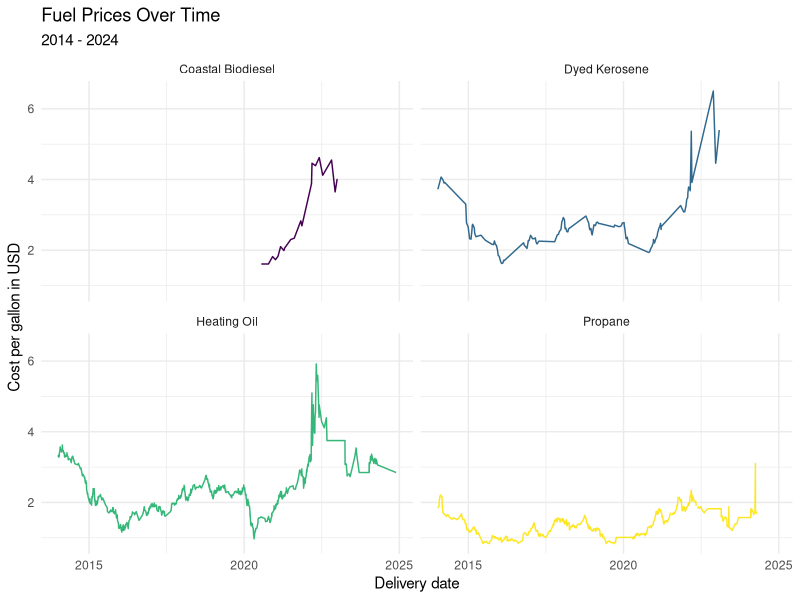
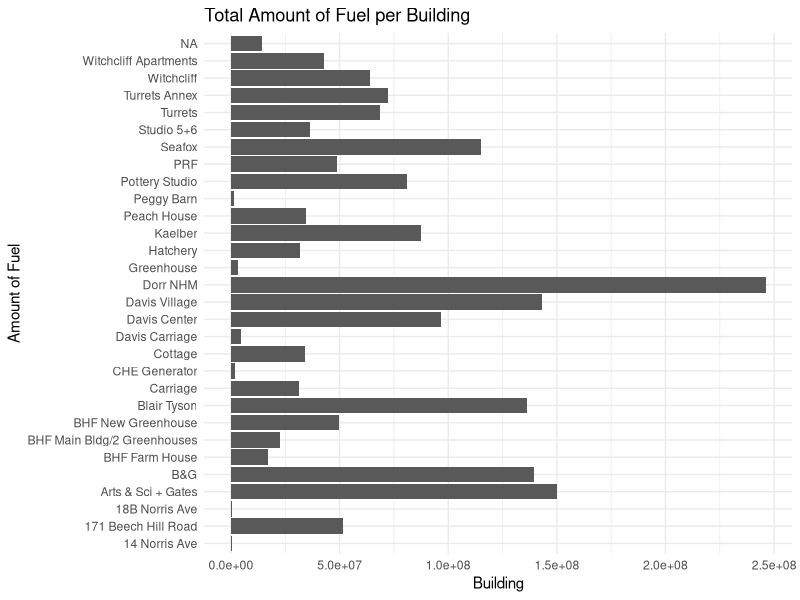
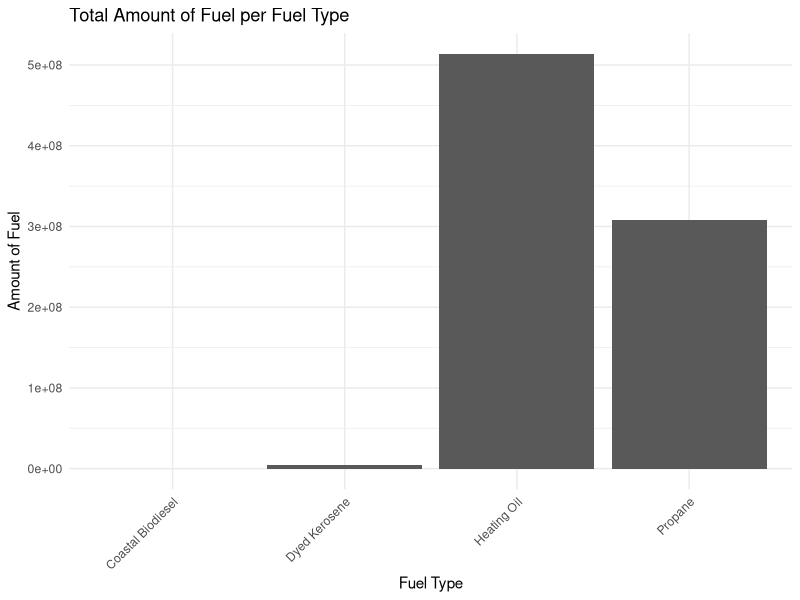
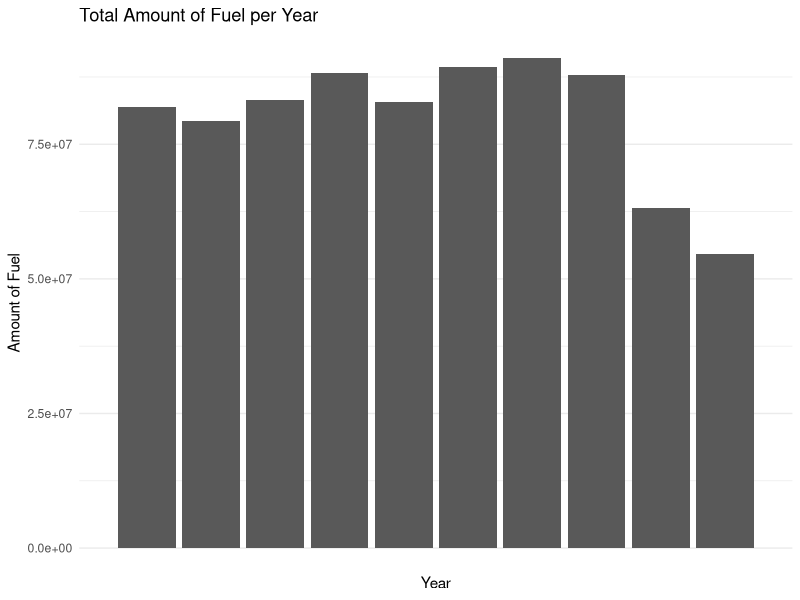
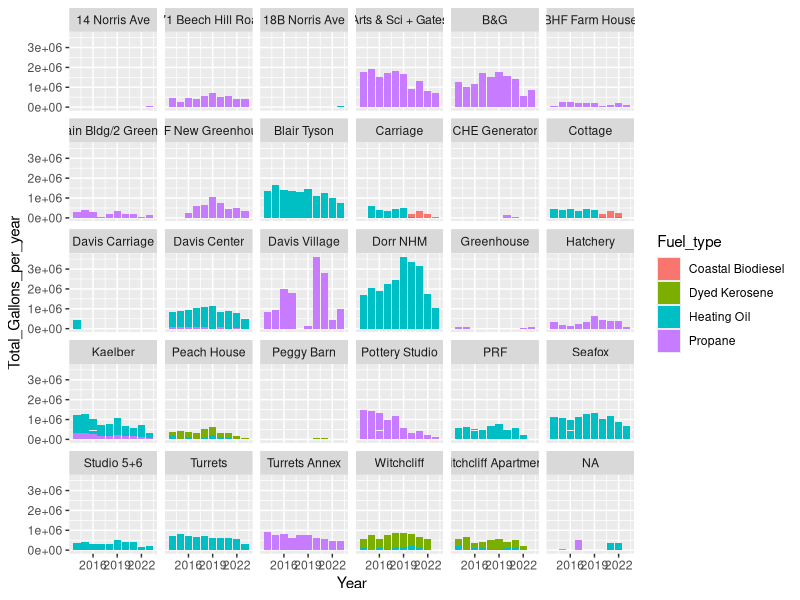
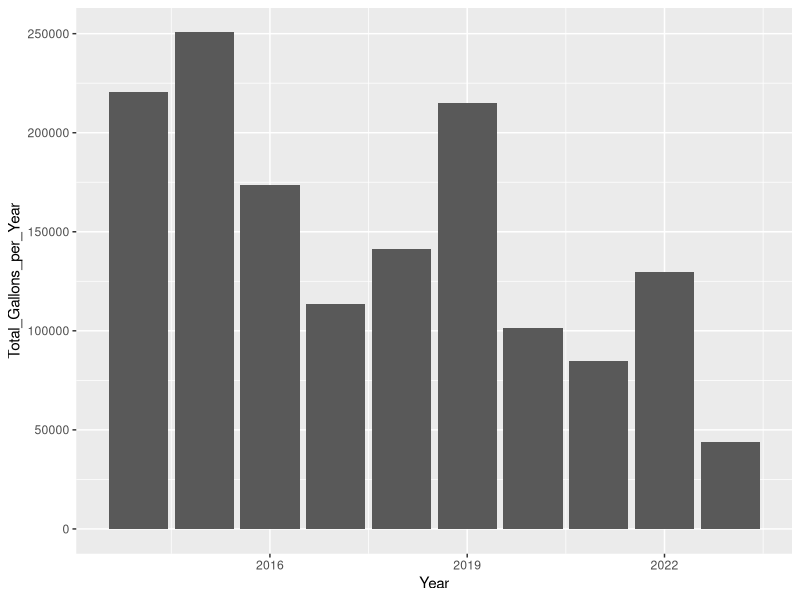
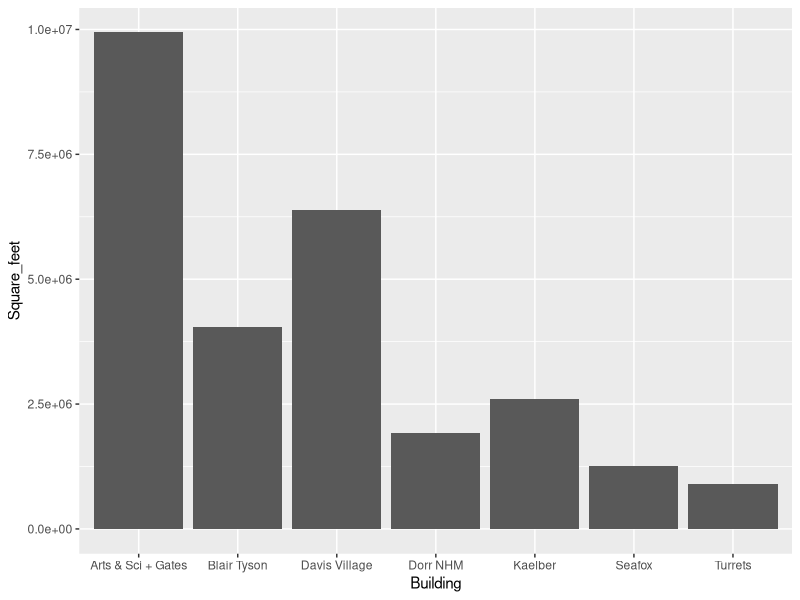
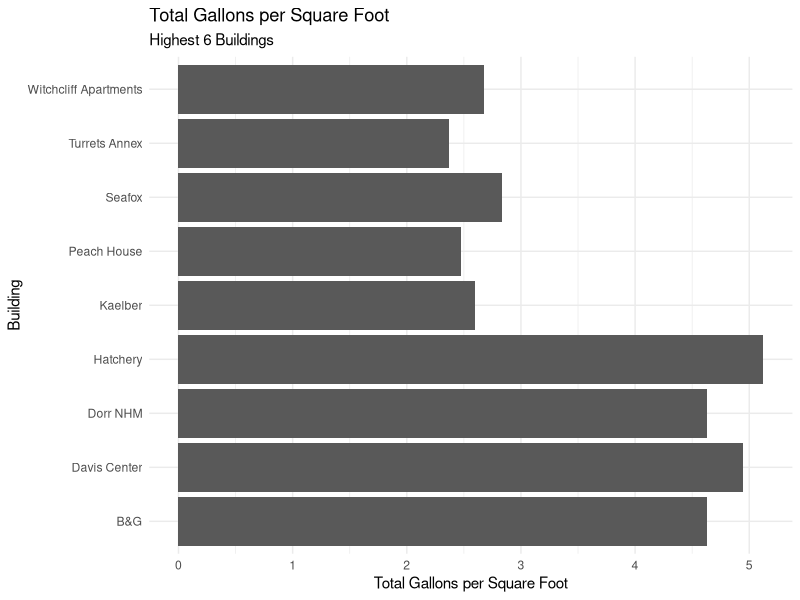

The R source for these figures, in order:
## ---- chunk 1
library(tidyverse)
library(broom)
library(readr)
library(lubridate)
library(stringr)
library(dplyr)
## ---- chunk 2
fuels <- read_csv("../data/Dead-River.csv",
                  col_names = c("X1", "X2", 
                                "Delivery_date", "Fuel_type",
                                "Tank_number", "Building",
                                "Gallons", "Unit_cost",
                                "Cost"))
## ---- chunk 3
area <- read_csv("../data/BuildingArea.csv",
                 col_names = c("Building", "Square_feet"))
## ---- chunk 4
fuels <- fuels |>
left_join(area)
## ---- chunk 5
fuels <- fuels |>
select(Delivery_date, Fuel_type, Tank_number, Building, Gallons, Unit_cost, Cost, Square_feet) |>
  filter(Delivery_date != "Delivery Date") |> 
  mutate(Delivery_date = mdy(Delivery_date))
 
## ---- chunk 6
fuels <- fuels |>  
  mutate(Tank_number = case_when(
   Tank_number == "Tank 8" ~ "8",
   Tank_number == "Tank 3" ~ "3",
   Tank_number == "Tank 24" ~ "24",
   Tank_number == "Tank 17" ~ "17",
   TRUE ~ Tank_number
  ),
  Tank_number = as.integer(Tank_number))
## ---- chunk 7
fuels <- fuels |>
  mutate(Cost = case_when(
    Cost == "610.12 cr" ~ "-610.12", # the cr denotes a credit/refund, so here it is changed to a negative numeric value
    TRUE ~ Cost
  ),
  Cost = as.numeric(Cost))
## ---- chunk 8
fuels <- fuels |>  
  mutate(Fuel_type = case_when(
    Fuel_type == "#2 HEATING OIL" ~ "Heating Oil",
    Fuel_type == "#2 Heating Oil" ~ "Heating Oil",
    Fuel_type == "SLPP #2 FUEL OIL" ~ "Heating Oil",
    Fuel_type == "SLP LIQ PROPANE" ~ "Propane",
    Fuel_type == "LIQUID PROPANE" ~ "Propane",
    Fuel_type == "DYED KEROSENE" ~ "Dyed Kerosene",
  TRUE ~ Fuel_type
  ))
## ---- chunk 9
fuels <- fuels |>
  mutate(Gallons = as.numeric(Gallons)) |>
  mutate(Unit_cost = as.numeric(Unit_cost))
## ---- chunk 10
fuels <- fuels |>
  mutate(Year = substr(Delivery_date, 1, 4)) |>
  mutate(Month = substr(Delivery_date, 6, 7)) |>
  mutate(Year = as.numeric(Year)) |>
  mutate(Month = as.numeric(Month))
## ---- chunk 11
fuels <- fuels |>
  mutate(Square_feet = case_when(
    Building == "Turrets" ~ "8400",
    Building == "Turrets Annex" ~ "4200",
    TRUE ~ Square_feet
  )) |>
  mutate(Square_feet = as.numeric(Square_feet))
## ---- chunk 12

# make one big function

# main_total_fuels <- data.frame(
#  Building = unique(fuels$Building),
#  Total_Gallons = unique(fuels$Total_Gallons_per_Building)
# )

# main_total_fuels |>
#   filter(Building == c("Witchcliff Apartments", "Witchcliff","Studio 5+6","PRF",
#                        "Pottery Studio","Peggy Barn", "Peach House", "Hatchery", "Greenhouse", 
#                        "Davis Carriage", "Cottage", "CHE Generator", "Carriage", 
#                        "BHF New Greenhouse", "BHF Main Bldg/2 Greenhouse", "BHF Farm House", 
#                        "18B Norris Ave", "171 Beech Hill Road", "14 Norris Ave")) |>
#   (Other_Gallons <- sum(Total_Gallons))

# with(main_total_fuels, sum(Total_Gallons[Total_Gallons < 9952.2]))

# main_total_fuels <- main_total_fuels |>
#  add_row(Building = "Other", 
#          Total_Gallons = with(main_total_fuels, sum(Total_Gallons[Total_Gallons < #9952.2])))

#main_total_fuels <- main_total_fuels |>
#  filter(Total_Gallons >= 9952.2 | Building == "Other")


## ---- chunk 13
p1 <- starwars |>
  filter(mass < 1000, 
         species %in% c("Human", "Cerean", "Pau'an", "Droid", "Gungan")) |>
  ggplot() +
  geom_point(aes(x = mass, 
                 y = height, 
                 color = species)) +
  labs(x = "Weight (kg)", 
       y = "Height (m)",
       color = "Species",
       title = "Weight and Height of Select Starwars Species",
       caption = paste("This data comes from the starwars api: https://swapi.py43.com"))


ggsave("example-starwars.png", width = 4, height = 4)

ggsave("example-starwars-wide.png", width = 6, height = 4)
## ---- chunk 14
fuels %>% 
  ggplot(mapping = aes(x = Delivery_date, y = Unit_cost, color = Fuel_type)) +
  geom_line() +
  facet_wrap(~ Fuel_type) +
  scale_color_viridis_d() +
  theme_minimal() +
  guides(color = FALSE) +
  labs(title = "Fuel Prices Over Time",
       subtitle = "2014 - 2024",
       x = "Delivery date",
       y = "Cost per gallon in USD")

## ---- chunk 15
fuels |>
  mutate(Total_Gallons_per_Building = sum(Gallons)) |>
ggplot(aes(y = Building, x = Total_Gallons_per_Building)) +
  geom_col() +
  #scale_x_discrete(guide = guide_axis(angle = 45)) +
  theme_minimal() +
  guides(color = FALSE) +
  labs(title = "Total Amount of Fuel per Building",
       x = "Building",
       y = "Amount of Fuel")

## ---- chunk 16
fuels |>
  group_by(Fuel_type) |>
  mutate(Total_Gallons_per_Fuel_Type = sum(Gallons)) |>
ggplot(aes(x = Fuel_type, y = Total_Gallons_per_Fuel_Type)) +
  geom_col() +
  scale_x_discrete(guide = guide_axis(angle = 45)) +
  theme_minimal() +
  guides(color = FALSE) +
  labs(title = "Total Amount of Fuel per Fuel Type",
       x = "Fuel Type",
       y = "Amount of Fuel")
## ---- chunk 17
fuels |>
  group_by(Fuel_type) |>
  mutate(Total_Gallons_per_Fuel_Type = sum(Gallons)) |>
  filter(Year != 2024) |>
  ggplot(aes(x = Year, y = Total_Gallons_per_Fuel_Type)) +
  geom_col() +
  scale_x_discrete(guide = guide_axis(angle = 45)) +
  theme_minimal() +
  guides(color = FALSE) +
  labs(title = "Total Amount of Fuel per Year",
       x = "Year",
       y = "Amount of Fuel")
## ---- chunk 18

fuels |>
  filter(Year != 2024) |>
  group_by(Year) |>
  mutate(Total_Gallons_per_year = sum(Gallons)) %>% 
  ggplot(aes(x = Year, y = Total_Gallons_per_year, fill = Fuel_type))+
  geom_col() +
  facet_wrap(~Building)
  theme_minimal()

## ---- chunk 19

fuels |>
  filter(Building == "Kaelber" & Year != 2024) |>
  group_by(Year) |>
  #View() |>
  mutate(Total_Gallons_per_Year = sum(Gallons)) |>
  ggplot(aes(x = Year, y = Total_Gallons_per_Year)) +
  geom_col()

## ---- chunk 20

# do factor shift thingy

# ggplot(main_total_fuels, aes(x = "", y = Total_Gallons, fill = Building)) +
#  geom_bar(stat = "identity", width = 1, color = "white") +
#  coord_polar("y", start = 0) +
#  theme_void()

## ---- chunk 21
fuels |>
  filter(Square_feet >= 5000) |>
  ggplot(aes(x = Building, y = Square_feet)) +
  geom_col()
## ---- chunk 22
fuels |>
  filter(Year >= 2019, Year <= 2023) |>
  group_by(Building) |>
  mutate(Total_Gallons_per_Building = sum(Gallons)) |>
  mutate(total_per_sf = (Total_Gallons_per_Building / Square_feet)) |>
  summarize(total_per_sf = unique(total_per_sf)) |>
  filter(total_per_sf > 2) |>
  ggplot(aes(x = Building, y = total_per_sf)) +
  geom_col() +
  labs(title = "Total Gallons per Square Foot",
       subtitle = "Highest 6 Buildings",
       y = "Total Gallons per Square Foot") +
  theme_minimal() +
  coord_flip()
